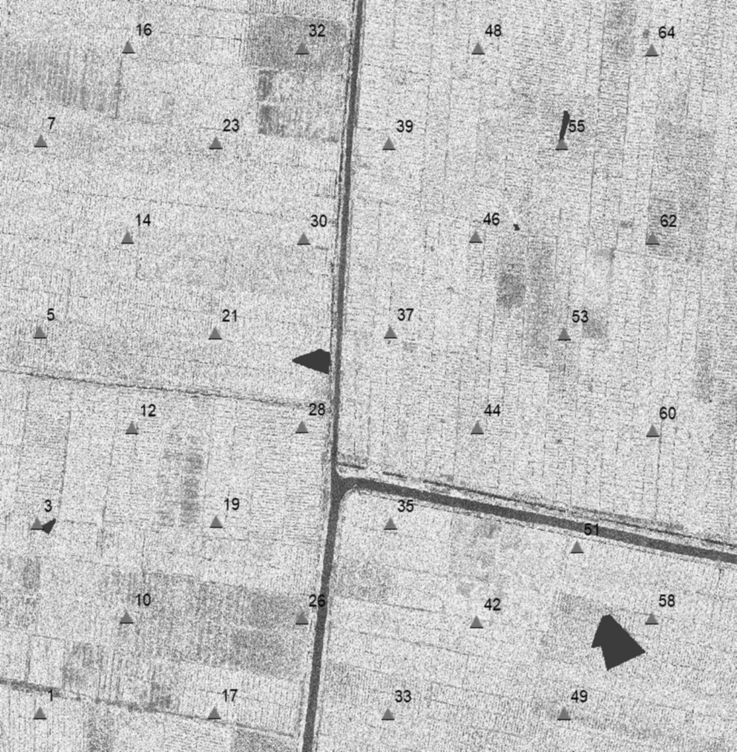
#> input picture pre-proses/standardized.jpg, 1473 x 1504 px (shown at 1/2 size)
$ python cropping.py
#> lines starting #> are read from the running program, lines starting #| are printed output that depends on the picture
import cv2
import matplotlib.pyplot as plt

def show_image_size(image_path):
    # Membaca gambar menggunakan OpenCV
    img = cv2.imread(image_path)

    if img is None:
        print("Gambar tidak ditemukan atau gagal dimuat.")
        return

    # Mendapatkan dimensi gambar (tinggi, lebar, saluran warna)
    height, width, channels = img.shape

    # Menampilkan grafik skala piksel (ukuran gambar)
    plt.figure(figsize=(6, 6))
    plt.imshow(cv2.cvtColor(img, cv2.COLOR_BGR2RGB))  # Mengonversi BGR ke RGB untuk ditampilkan dengan benar
    plt.title(f'Ukuran Gambar: {width} x {height} pixels')
    plt.axis('off')  # Menonaktifkan axis
    plt.show()

# Contoh penggunaan
# show_image_size('data1.jpg')


def crop_image_safe(image_path, output_path, x_center, y_center, crop_size):
#> called with image_path = 'standardized.jpg', output_path = '58.jpg', x_center = 1303, y_center = 1239, crop_size = 224
    img = cv2.imread(image_path)
#> img is the input picture: shape (1504, 1473, 3); min 0, max 255, mean 195.6

    if img is None:
        print("Gambar tidak ditemukan atau gagal dimuat.")
        return

    h, w, _ = img.shape
#> h = 1504; w = 1473
    half = crop_size // 2

    # Hitung batas awal dan akhir, koreksi jika melewati tepi
    x_start = max(0, x_center - half)
    y_start = max(0, y_center - half)
    x_end = x_start + crop_size
    y_end = y_start + crop_size

    # Jika batas akhir melebihi ukuran citra, geser ke atas/kiri
    if x_end > w:
        x_end = w
        x_start = max(0, w - crop_size)
    if y_end > h:
        y_end = h
        y_start = max(0, h - crop_size)

    # Crop dan simpan
    cropped_img = img[y_start:y_end, x_start:x_end]
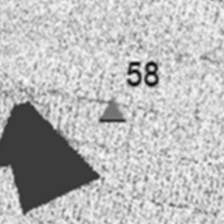
#> cropped_img: shape (224, 224, 3); min 7, max 250, mean 184.5
    cv2.imwrite(output_path, cropped_img)
    print(f"Gambar berhasil disimpan di {output_path}, ukuran: {cropped_img.shape}")
#| Gambar berhasil disimpan di 58.jpg, ukuran: (224, 224, 3)

# Contoh penggunaan
crop_image_safe('standardized.jpg', '58.jpg', 1303, 1239, 224)
